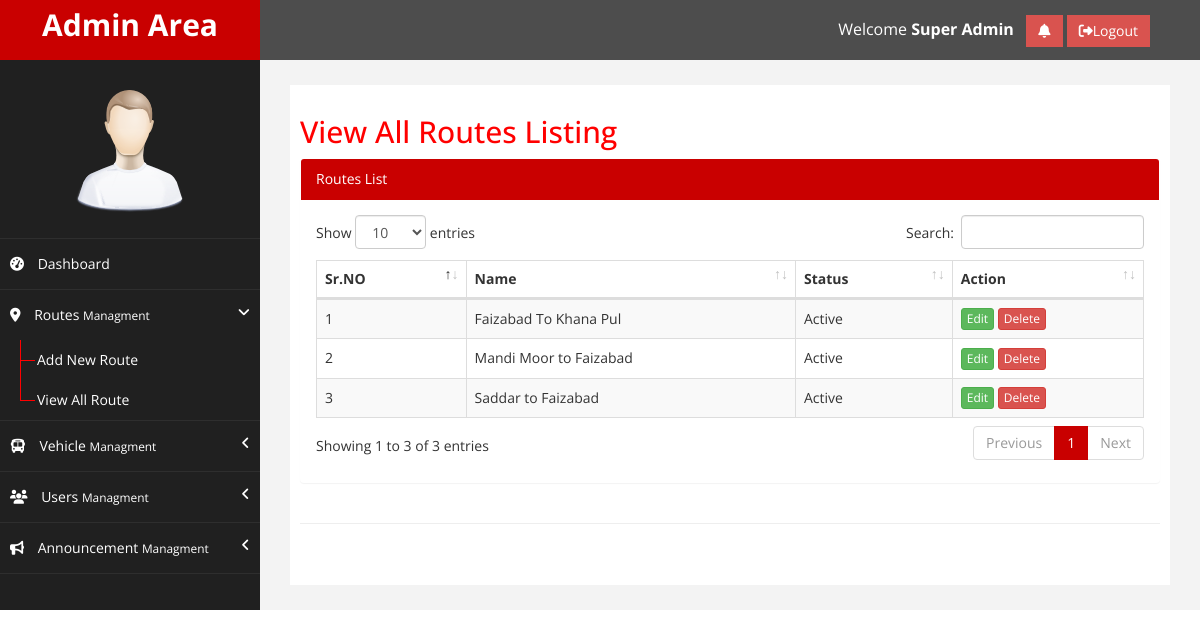
Page /viewAllRoutes.php (signed in) on the committed database.
### tables this page shows
CREATE TABLE `tbl_routes` (
  `route_id` int(11) NOT NULL,
  `route_title` varchar(255) DEFAULT NULL,
  `route_status` enum('A','B') NOT NULL DEFAULT 'A',
  `createdBy` int(11) DEFAULT NULL,
  `createdDate` datetime DEFAULT NULL,
  `updatedBy` int(11) DEFAULT NULL,
  `updatedDate` datetime DEFAULT NULL
);

### includes/functions.php (called while the page is built, shortened)
<?php
function getStatusTitle($status){
    if($status == 'P'){
      return "Pending";
    }else if($status == 'A'){
      return "Active";
    }else if($status == 'R'){
      return "Rejected";
    }else if($status == 'B'){
      return "Blocked";
    }else if ($status == 'C') {
      return "Cancle";
    }
  }
?>

### viewAllRoutes.php (the view, shortened to what this page needs)
<?php include ("includes/head.php"); ?>
<link rel="stylesheet" href="plugins/datatables-bs4/css/dataTables.bootstrap4.css">
    <div id="wrapper">
        <?php include("includes/topNav.php"); ?>
            <?php include("includes/sidebar.php"); ?>
        <div id="page-wrapper" >
            <div id="page-inner">
                <div class="row">
                    <div class="col-md-12">
                     <h2>View All Routes Listing</h2>
                    </div>
                    <div class="col-md-12 col-sm-12">
                        <div class="panel">
                            <div class="panel-heading panelHeadBg">
                                Routes List
                            </div>
                            <div class="panel-body">
                                      <?php
                                 $whereRouteStatus = "";
                                $sql = "SELECT * FROM `tbl_routes` ".$whereRouteStatus."  ORDER BY `route_id` DESC";
                                $result = mysqli_query($con,$sql);
                                if($result){
                                  if(mysqli_num_rows($result)>0){
                                    ?>
                                    <table id="routeTbl" class="table table-bordered table-striped">
                                      <thead>
                                        <tr>
                                          <th>Sr.NO</th>
                                          <th>Name</th>
                                          <th>Status</th>
                                          <th>Action</th>
                                        </tr>
                                      </thead>
                                      <tbody>
                                        <?php
                                         $srNO = 1;
                                         while($row = mysqli_fetch_assoc($result)){
                                          ?>
                                            <tr>
                                              <td class="align-middle"><?php echo $srNO; ?></td>
                                              <td class="align-middle"><?php echo $row['route_title']; ?></td>
                                              <td class="align-middle"><?php echo getStatusTitle($row['route_status']); ?></td>
                                              <td class="align-middle">
                                                <a class="btn btn-success btn-xs" href="editRoute.php?routeID=<?php echo $row['route_id']; ?>">Edit</a>
                                                <a onclick="confDel(<?php echo $row['route_id']; ?>);" class="btn btn-danger btn-xs" href="javascript:;">Delete</a>
                                              </td>
                                            </tr>
                                          <?php
                                          $srNO++;
                                         }
                                         ?>
                                      </tbody>
                                    </table>
                                     <?php
                                  }else{
                                    ?>
                                    <div class="alert alert-info">No Record Found</div>
                                    <?php
                                  }
                                }
                              ?>
                            </div>
                        </div>
                    </div>
                </div>
                 <hr />
            </div>
        </div>
    </div>
</body>
</html>

### assets/css/custom.css (style rules this page uses)
body { font-family: 'Open Sans', sans-serif; }
#wrapper { width: 100%; background:#202020; }
#page-wrapper { padding: 15px 15px; min-height: 500px; background:#F3F3F3; }
#page-inner { width:100%; margin:10px 20px 10px 0px; background-color:#fff!important; padding:10px; min-height:500px; }
h2 { color: #f00; }
@media (min-width:768px) { #page-wrapper { margin: 0 0 0 260px; padding: 15px 30px; min-height: 500px; } }

### includes/head.php (style rules this page uses)
.align-middle { vertical-align: middle!important; }
.panelHeadBg,.panelFootBg { background: #c90000 !important; color: #ffffff !important; }

### rows in the picture
tbl_routes: route_title "Faizabad To Khana Pul", route_status "Active"
tbl_routes: route_title "Mandi Moor to Faizabad", route_status "Active"
tbl_routes: route_title "Saddar to Faizabad", route_status "Active"

### other values in the picture
$_SESSION['userFullName'] "Super Admin"
